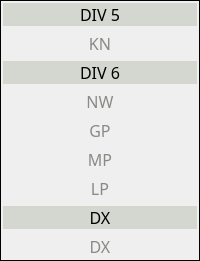
         <widget class="QFrame" name="frame_8">
          <property name="minimumSize">
           <size>
            <width>72</width>
            <height>0</height>
           </size>
          </property>
          <property name="font">
           <font>
            <family>JetBrains Mono</family>
            <pointsize>12</pointsize>
           </font>
          </property>
          <property name="frameShape">
           <enum>QFrame::Box</enum>
          </property>
          <property name="frameShadow">
           <enum>QFrame::Plain</enum>
          </property>
          <layout class="QFormLayout" name="formLayout_4">
           <property name="leftMargin">
            <number>2</number>
           </property>
           <property name="topMargin">
            <number>2</number>
           </property>
           <property name="rightMargin">
            <number>2</number>
           </property>
           <property name="bottomMargin">
            <number>2</number>
           </property>


           
    <!-- Div 5 -->
          <item row="0" column="0" colspan="2">
            <widget class="QLabel" name="label_16">
             <property name="font">
              <font>
               <family>JetBrains Mono</family>
               <pointsize>12</pointsize>
               <bold>false</bold>
              </font>
             </property>
             <property name="styleSheet">
              <string notr="true">background-color: rgb(211, 215, 207);
color: rgb(0, 0, 0);</string>
             </property>
             <property name="text">
              <string>DIV 5</string>
             </property>
             <property name="alignment">
              <set>Qt::AlignCenter</set>
             </property>
            </widget>
           </item>

           <item row="1" column="0" colspan="2">
            <widget class="QLabel" name="Section_KN">
             <property name="font">
              <font>
               <family>JetBrains Mono</family>
               <pointsize>12</pointsize>
               <bold>false</bold>
              </font>
             </property>
             <property name="styleSheet">
              <string notr="true">color: rgb(136, 138, 133);</string>
             </property>
             <property name="text">
              <string>KN</string>
             </property>
              <property name="alignment">
              <set>Qt::AlignCenter</set>
             </property>
            </widget>
           </item>

           <!-- Div 6 -->

           <item row="2" column="0" colspan="2">
            <widget class="QLabel" name="label_18">
             <property name="font">
              <font>
               <family>JetBrains Mono</family>
               <pointsize>12</pointsize>
               <bold>false</bold>
              </font>
             </property>
             <property name="styleSheet">
              <string notr="true">background-color: rgb(211, 215, 207);
color: rgb(0, 0, 0);</string>
             </property>
             <property name="text">
              <string>DIV 6</string>
             </property>
             <property name="alignment">
              <set>Qt::AlignCenter</set>
             </property>
            </widget>
           </item>

           <item row="3" column="0" colspan="2">
            <widget class="QLabel" name="Section_NW">
             <property name="font">
              <font>
               <family>JetBrains Mono</family>
               <pointsize>12</pointsize>
               <bold>false</bold>
              </font>
             </property>
             <property name="styleSheet">
              <string notr="true">color: rgb(136, 138, 133);</string>
             </property>
             <property name="text">
              <string>NW</string>
             </property>
             <property name="alignment">
              <set>Qt::AlignCenter</set>
             </property>
            </widget>
           </item>


           <item row="4" column="0" colspan="2">
            <widget class="QLabel" name="Section_GP">
             <property name="font">
              <font>
               <family>JetBrains Mono</family>
               <pointsize>12</pointsize>
               <bold>false</bold>
              </font>
             </property>
             <property name="styleSheet">
              <string notr="true">color: rgb(136, 138, 133);</string>
             </property>
             <property name="text">
              <string>GP</string>
             </property>
             <property name="alignment">
              <set>Qt::AlignCenter</set>
             </property>
            </widget>
           </item>


           <item row="5" column="0" colspan="2">
            <widget class="QLabel" name="Section_MP">
             <property name="font">
              <font>
               <family>JetBrains Mono</family>
               <pointsize>12</pointsize>
               <bold>false</bold>
              </font>
             </property>
             <property name="styleSheet">
              <string notr="true">color: rgb(136, 138, 133);</string>
             </property>
             <property name="text">
              <string>MP</string>
             </property>
             <property name="alignment">
              <set>Qt::AlignCenter</set>
             </property>
            </widget>
           </item>


           <item row="6" column="0" colspan="2">
            <widget class="QLabel" name="Section_LP">
             <property name="font">
              <font>
               <family>JetBrains Mono</family>
               <pointsize>12</pointsize>
               <bold>false</bold>
              </font>
             </property>
             <property name="styleSheet">
              <string notr="true">color: rgb(136, 138, 133);</string>
             </property>
             <property name="text">
              <string>LP</string>
             </property>
             <property name="alignment">
              <set>Qt::AlignCenter</set>
             </property>
            </widget>
           </item>

           <!-- DX -->
           <item row="8" column="0" colspan="2">
            <widget class="QLabel" name="label_15">
             <property name="font">
              <font>
               <family>JetBrains Mono</family>
               <pointsize>12</pointsize>
               <bold>false</bold>
              </font>
             </property>
             <property name="styleSheet">
              <string notr="true">background-color: rgb(211, 215, 207);
color: rgb(0, 0, 0);</string>
             </property>
             <property name="text">
              <string>DX</string>
             </property>
             <property name="alignment">
              <set>Qt::AlignCenter</set>
             </property>
            </widget>
           </item>

 <item row="9" column="0" colspan="2">
            <widget class="QLabel" name="Section_DX">
             <property name="font">
              <font>
               <family>JetBrains Mono</family>
               <pointsize>12</pointsize>
               <bold>false</bold>
              </font>
             </property>
             <property name="styleSheet">
              <string notr="true">color: rgb(136, 138, 133);</string>
             </property>
             <property name="text">
              <string>DX</string>
             </property>
             <property name="alignment">
              <set>Qt::AlignCenter</set>
             </property>
            </widget>
           </item>
           

           
          </layout>
         </widget>
